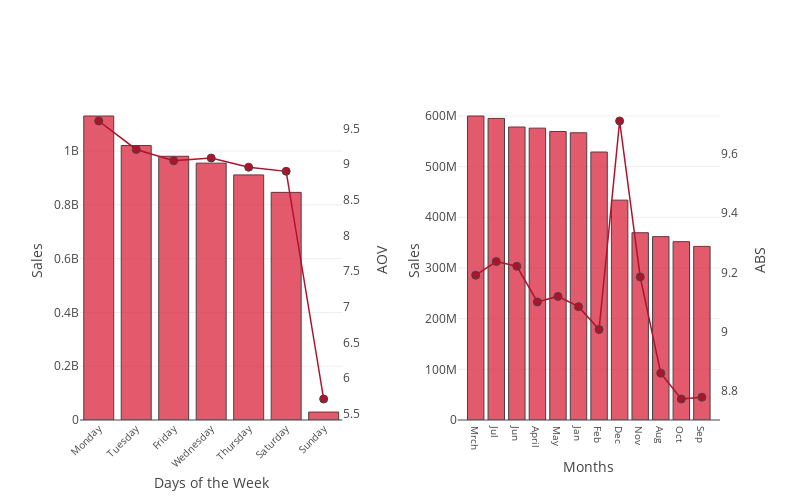

Source (notebook cell):
### Markdown cell above
Which day of the week or month generate the highest revenue, and ABS (Average Basket Size). I created to seperate graphs side by side to ease the comparison.

Regarding the Sales Graphs on the left, the begining of the week are when the stores globally are henerating more money,on Mondays and Tuesdays, the third place is for Fridays. Which is also applicable for the ABS, expect that it's expectionnal higher on Wesdnesday than Friday, repectively at 9.08 and 9.04.


If we have a look at the right graph, repsenting the sales and ABS my month, we can note that March and July are the best performing months in terms of sales. But, the ABS is higher in December with 9.71 euros spent in avarage and 9.24 euros in July.

### Code cell
#Create two new dataframe

basketweek = train[['Dayoftheweek','Sales','Customers']]
basketweek = basketweek.groupby('Dayoftheweek').sum()
basketweek = basketweek.sort_values(by='Sales',ascending = False)
basketweek = basketweek.reset_index()
basketweek['Basket'] = basketweek['Sales'] / basketweek['Customers'] 

basketmonth = train[['Monthofyear','Sales','Customers']]
basketmonth = basketmonth.groupby('Monthofyear').sum()
basketmonth = basketmonth.sort_values(by='Sales',ascending = False)
basketmonth = basketmonth.reset_index()
basketmonth['Basket'] = basketmonth['Sales'] / basketmonth['Customers'] 


#Create the format of our plot grid

fig = tools.make_subplots(rows=1,
                          cols=2,
                          print_grid=True,
                          horizontal_spacing=0.18,
                         )

#Define the 4 traces 

trace1 = dict(type='bar',
              x= basketweek[('Dayoftheweek')], 
              y= basketweek[('Sales')],
              name='Sales',            
              marker=dict(color= 'rgba(220,49,72, 0.8)', 
                          line= dict(width= 1)),
              showlegend=False
             )
 

trace2 = dict(type='scatter',
              x= basketweek[('Dayoftheweek')], 
              y= basketweek[('Basket')], 
              marker= dict(line= dict(width= 1), 
                           size= 8), 
              line=dict(color= '#B0122C',
                        width= 1.5),
              name= 'ABS',
              showlegend=False
             )


trace3=dict(type='bar',
            x=basketmonth[('Monthofyear')],
            y=basketmonth[('Sales')],
            name='Sales',
            marker=dict(color= 'rgba(220,49,72, 0.8)', line= dict(width= 1)),
            showlegend=False 
          )
trace4=dict(type='scatter',
            x= basketmonth[('Monthofyear')],
            y=basketmonth[('Basket')],
            marker= dict(line= dict(width= 1), 
                         size= 8), 
            line=dict(color= '#B0122C', width= 1.5),
            name= 'ABS',
            showlegend=False
           )

# Append the first two traces to subplot (1,1), and the last two, to subplot (1,2):

fig.append_trace(trace1, 1, 1)# trace1 is in position 0 of the list fig['data]
fig.append_trace(trace2, 1, 1)#                       1 
fig.append_trace(trace3, 1, 2)#                       2
fig.append_trace(trace4, 1, 2)#                       3

# Now we update yaxis for both trace2 and trace4 - meaning positon 1 and 3
fig['data'][1].update(yaxis='y3')
fig['data'][3].update(yaxis='y4')

# Update layout


fig['layout'].update(autosize= False, 
              width= 800, 
              height= 500, 
              showlegend=False,
              hovermode='x')


fig['layout']['xaxis1'].update(tickangle= -45, #'x1'
                         autorange=True,
                         tickfont=dict(size= 10), 
                         title= 'Days of the Week', 
                         type= 'category',
                         )
fig['layout']['yaxis1'].update( #left yaxis'y1
                         showgrid=True, 
                         title= 'Sales',
                         )

#Insert a new key, yaxis3, and the associated value:
fig['layout']['yaxis3']=dict(
                          overlaying= 'y1', 
                          anchor= 'x1', 
                          side= 'right', 
                          showgrid= False, 
                          title= 'AOV'
                         )

fig['layout']['xaxis2'].update(autorange=True,
                         tickfont=dict(size= 10), 
                         title= 'Months', 
                         type= 'Months',
                         )
fig['layout']['yaxis2'].update(
                         showgrid=True, 
                         title= 'Sales',
                         )
#Insert a new key, yaxis4, and the associated value:
fig['layout']['yaxis4']=dict(
                          overlaying= 'y2', 
                          anchor= 'x2', 
                          side= 'right', 
                          showgrid= False, 
                          title= 'ABS'
                         )

iplot(fig)

### Figure 1 — Plotly figure (JSON) as saved in the notebook; plotly's stock layout.template omitted (floating-point values rounded to 4 significant figures)
{"data": [{"marker": {"color": "rgba(220,49,72, 0.8)", "line": {"width": 1}}, "name": "Sales", "showlegend": false, "type": "bar", "x": ["Monday", "Tuesday", "Friday", "Wednesday", "Thursday", "Saturday", "Sunday"], "xaxis": "x1", "y": [1130203012, 1020411930, 980555941, 954962863, 911177709, 846317735, 29551433], "yaxis": "y1"}, {"line": {"color": "#B0122C", "width": 1.5}, "marker": {"line": {"width": 1}, "size": 8}, "name": "ABS", "showlegend": false, "type": "scatter", "x": ["Monday", "Tuesday", "Friday", "Wednesday", "Thursday", "Saturday", "Sunday"], "xaxis": "x1", "y": [9.604, 9.206, 9.047, 9.085, 8.957, 8.899, 5.706], "yaxis": "y3"}, {"marker": {"color": "rgba(220,49,72, 0.8)", "line": {"width": 1}}, "name": "Sales", "showlegend": false, "type": "bar", "x": ["Mrch", "Jul", "Jun", "April", "May", "Jan", "Feb", "Dec", "Nov", "Aug", "Oct", "Sep"], "xaxis": "x2", "y": [599831906, 595059205, 578112775, 575895295, 569248217, 566728724, 528734410, 433831153, 369498877, 361791202, 351878728, 342570131], "yaxis": "y2"}, {"line": {"color": "#B0122C", "width": 1.5}, "marker": {"line": {"width": 1}, "size": 8}, "name": "ABS", "showlegend": false, "type": "scatter", "x": ["Mrch", "Jul", "Jun", "April", "May", "Jan", "Feb", "Dec", "Nov", "Aug", "Oct", "Sep"], "xaxis": "x2", "y": [9.191, 9.236, 9.221, 9.1, 9.119, 9.085, 9.008, 9.71, 9.185, 8.861, 8.774, 8.78], "yaxis": "y4"}], "layout": {"autosize": false, "height": 500, "hovermode": "x", "showlegend": false, "width": 800, "xaxis1": {"anchor": "y1", "autorange": true, "domain": [0, 0.41], "tickangle": -45, "tickfont": {"size": 10}, "title": "Days of the Week", "type": "category"}, "xaxis2": {"anchor": "y2", "autorange": true, "domain": [0.59, 1], "tickfont": {"size": 10}, "title": "Months", "type": "Months"}, "yaxis1": {"anchor": "x1", "domain": [0, 1], "showgrid": true, "title": "Sales"}, "yaxis2": {"anchor": "x2", "domain": [0, 1], "showgrid": true, "title": "Sales"}, "yaxis3": {"anchor": "x1", "overlaying": "y1", "showgrid": false, "side": "right", "title": "AOV"}, "yaxis4": {"anchor": "x2", "overlaying": "y2", "showgrid": false, "side": "right", "title": "ABS"}}}
